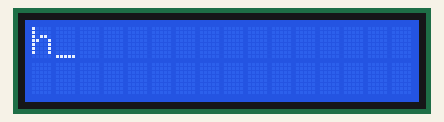
Simulated run of this program. Board: ATmega1284P, built with avr-gcc and emulated at 8 MHz. On the bench: 16×2 character LCD. Wiring (inferred from the names in the program): character LCD (HD44780): RS PD5; R/W PD6; E PD7; data PC0, PC1, PC2, PC3, PC4, PC5, PC6, PC7. At 0.8 s the program stops and its outputs stay as they are.

Above: at 0.26 s.
At 0.8 s:
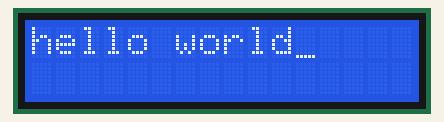

The program:

main.c
```c
#define F_CPU 8000000
#include <avr/io.h>
#include <util/delay.h>

#define LCD_DATA PORTC                //LCD data port
#define ctrl PORTD
#define en PORTD7                      // enable signal
#define rw PORTD6                       // read/write signal
#define rs PORTD5                     // register select signal

void LCD_cmd(unsigned char cmd);

void init_LCD(void)
{
	LCD_cmd(0x38);                            // initialization of 16X2 LCD in 8bit mode
	_delay_ms(1);
	LCD_cmd(0x01);                                 // clear LCD
	_delay_ms(1);
	LCD_cmd(0x0E);                        // cursor ON
	_delay_ms(1);
	LCD_cmd(0x80);                     //  8 go to first line and  0 is for 0th position
	_delay_ms(1);
	return;
}

void LCD_cmd(unsigned char cmd)
{
	LCD_DATA=cmd;
	ctrl =(0<<rs)|(0<<rw)|(1<<en);
	_delay_ms(1);
	ctrl =(0<<rs)|(0<<rw)|(0<<en);
	_delay_ms(50);
	return;
}

void LCD_write(unsigned char data)
{
	LCD_DATA= data;
	ctrl = (1<<rs)|(0<<rw)|(1<<en);
	_delay_ms(1);
	ctrl = (1<<rs)|(0<<rw)|(0<<en);
	_delay_ms(50);
	return ;
}

void LCD_write_string(unsigned char *str)             //store address value of the string in pointer *str
{
	int i=0;
	while(str[i]!='\0')                               // loop will go on till the NULL character in the string
	{
		LCD_write(str[i]);                            // sending data on LCD byte by byte
		i++;
	}
	return;
}

int main()
{
	DDRC=0xff;                                  // setting the port B
	DDRD=0xE0;                                // setting for port D
	init_LCD();                                 // initialization of LCD
	_delay_ms(50);                        // delay of 50 mili seconds
	LCD_write_string("hello world");                      // function to print string on LCD
	return 0;
}
```
